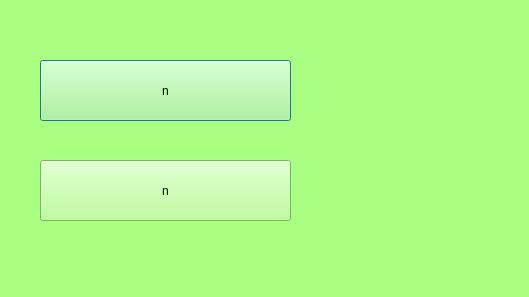
<?xml version="1.0" encoding="UTF-8"?>
<ui version="4.0">
 <class>Pantalla1</class>
 <widget class="QDialog" name="Pantalla1">
  <property name="geometry">
   <rect>
    <x>0</x>
    <y>0</y>
    <width>529</width>
    <height>297</height>
   </rect>
  </property>
  <property name="windowTitle">
   <string>GJAS: Pantalla1</string>
  </property>
  <property name="styleSheet">
   <string notr="true">background-color: rgb(169, 255, 129)</string>
  </property>
  <widget class="QLabel" name="label">
   <property name="geometry">
    <rect>
     <x>0</x>
     <y>0</y>
     <width>531</width>
     <height>301</height>
    </rect>
   </property>
   <property name="text">
    <string/>
   </property>
   <property name="pixmap">
    <pixmap>../imagen/inicio.png</pixmap>
   </property>
   <property name="scaledContents">
    <bool>true</bool>
   </property>
  </widget>
  <widget class="QPushButton" name="IniSesBtn">
   <property name="geometry">
    <rect>
     <x>40</x>
     <y>60</y>
     <width>251</width>
     <height>61</height>
    </rect>
   </property>
   <property name="text">
    <string>n</string>
   </property>
   <property name="icon">
    <iconset>
     <normaloff>../imagen/iniciosesbtn.png</normaloff>../imagen/iniciosesbtn.png</iconset>
   </property>
   <property name="iconSize">
    <size>
     <width>680</width>
     <height>73</height>
    </size>
   </property>
  </widget>
  <widget class="QPushButton" name="RegBtn">
   <property name="geometry">
    <rect>
     <x>40</x>
     <y>160</y>
     <width>251</width>
     <height>61</height>
    </rect>
   </property>
   <property name="text">
    <string>n</string>
   </property>
   <property name="icon">
    <iconset>
     <normaloff>../imagen/registro.png</normaloff>../imagen/registro.png</iconset>
   </property>
   <property name="iconSize">
    <size>
     <width>680</width>
     <height>73</height>
    </size>
   </property>
  </widget>
 </widget>
 <resources/>
 <connections/>
</ui>
